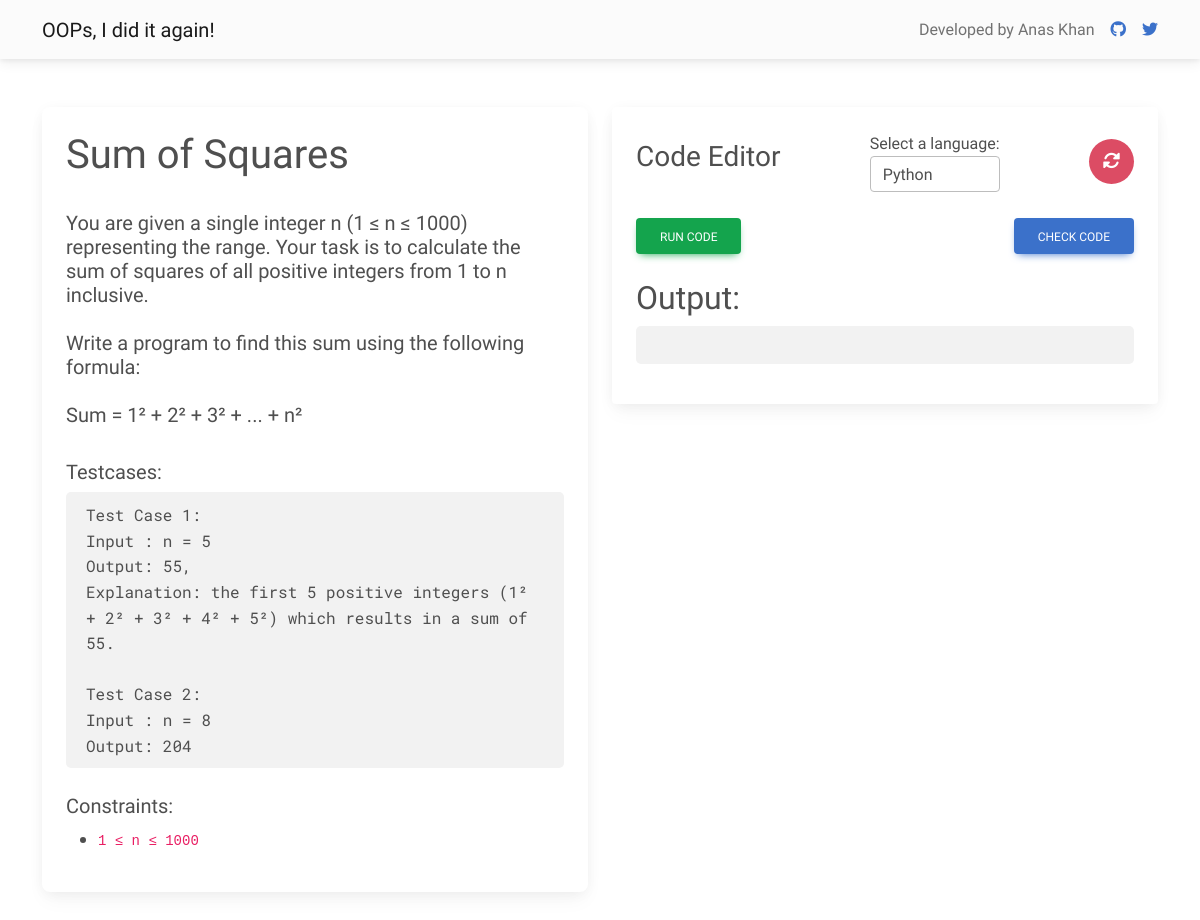
The app's page /problems/1 with its own data.
### tables this page shows
CREATE TABLE problems (
        problem_id INTEGER PRIMARY KEY,
        problem_name TEXT,
        problem_description TEXT,
        test_cases TEXT,
        constraints TEXT,
        boiler_code_python TEXT,
        boiler_code_cpp TEXT,
        testing_code TEXT,
        function_call_python TEXT,
        function_call_cpp TEXT
    );

### app.py (the view)
@app.route('/problems/<problem_id>')
def problem_view(problem_id):
    problem_info = db.execute("SELECT * from problems WHERE problem_id = ?", problem_id)[0]
    return render_template('questions.html', problem_info=problem_info)

### app.py (called while the page is built)
@app.before_request
def log_request_info():
    ip_address = request.remote_addr
    user_agent = request.headers.get('User-Agent')
    http_method = request.method
    url = request.url
    db.execute("INSERT INTO request_logs (ip_address, user_agent, http_method, url) VALUES (? ,? ,? , ?)",
    ip_address, user_agent, http_method, url)

### templates/questions.html (shortened to what this page needs)
<!DOCTYPE html>
<html lang="en">
    <head>
        <link href="https://cdnjs.cloudflare.com/ajax/libs/font-awesome/6.0.0/css/all.min.css" rel="stylesheet">
        <link href="https://cdnjs.cloudflare.com/ajax/libs/mdb-ui-kit/6.4.2/mdb.min.css" rel="stylesheet">
        <link rel="stylesheet" href="https://cdnjs.cloudflare.com/ajax/libs/codemirror/5.61.0/codemirror.css">
        <link rel="stylesheet" href="https://cdnjs.cloudflare.com/ajax/libs/codemirror/6.65.7/theme/eclipse.min.css">
    </head>
    <body style="font-family: 'Gabarito', sans-serif;">
        <nav class="navbar navbar-expand-lg navbar-light bg-light">
            <div class="container d-flex justify-content-between">
                <a class="navbar-brand" href="/">OOPs, I did it again!</a>
                <div class="d-flex justify-content-center align-items-center">
                    <p class="navbar-text m-0 me-3">Developed by Anas Khan</p>
                    <a href="https://github.com/anxkhn" target="_blank" class="me-3">
                        <i class="fab fa-github"></i>
                    </a>
                    <a href="https://twitter.com/anxkhn" target="_blank">
                        <i class="fab fa-twitter"></i>
                    </a>
                </div>
            </div>
        </nav>
        <div class="container my-5">
            <div class="row">
                <div class="col-md-6">
                    <div class="card left-section-card">
                        <div class="card-body">
                            <h1 style="font-family: 'Gabarito', sans-serif;">{{ problem_info.problem_name }}</h1>
                            <h5 style="font-family: 'Gabarito', sans-serif; white-space: pre-line;">
                            {{ problem_info.problem_description|safe }} </h5>
                            <br>
                            <h5 style="font-family: 'Gabarito', sans-serif;">Testcases:</h5>
                            <div class="test-cases-box" style="padding: 10px 20px;">
                                <ul style="font-family: 'Roboto Mono', monospace; white-space: pre-line; margin: 0; padding: 0;">{{problem_info.test_cases}}</ul>
                            </div>
                            <br>
                            <h5 style="font-family: 'Gabarito', sans-serif;">Constraints:</h5>
                            <ul style="font-family: 'Roboto Mono', monospace;">
                                <li>
                                    <code>{{problem_info.constraints}}</code>
                                </li>
                            </ul>
                        </div>
                    </div>
                </div>
                <div class="col-md-6">
                    <div class="card rounded">
                        <div class="card-body">
                            <form method="post" action="/check">
                                <div class="d-flex justify-content-between align-items-center">
                                    <h3 style="font-family: 'Gabarito', sans-serif; display: inline-block;">Code Editor</h3>
                                    <div class="form-group">
                                        <label for="languageSelect">Select a language:</label>
                                        <select class="form-control" id="languageSelect">
                                            <option value="python" selected>Python</option>
                                        </select>
                                    </div>
                                    <button type="button" id="reset-code-button" class="btn btn-danger btn-floating btn-lg" data-mdb-toggle="modal" data-mdb-target="#resetCodeModal" style="box-shadow: none;">
                                    </button>
                                </div>
                                <br>
                                <div class="d-flex justify-content-between align-items-center">
                                    <button type="submit" id="run-code-button" class="btn btn-success">Run Code</button>
                                    <button type="button" class="btn btn-primary" id="check-code-button">Check Code</button>
                                </div>
                            </form>
                            <h2 class="mt-4" style="font-family: 'Gabarito', sans-serif; display: inline-block; line-height: 40px;">Output:</h2>
                            <pre id="output" class="test-cases-box p-2 terminal-text code-mirror" style="white-space: pre-wrap;"><br></pre>
                        </div>
                    </div>
                </div>
            </div>
        </div>
    </body>
</html>

### templates/questions.html (style rules this page uses)
.left-section-card { height: 100%; }
.test-cases-box { background-color: #f2f2f2; padding: 5px; border-radius: 5px; }
.code-mirror { font-family: 'Roboto Mono', monospace; }

### records on screen
problems: problem_name "Sum of Squares", problem_description "You are given a single integer n (1 ≤ n ≤ 1000) representing the range. Your task is to calculate the sum of squares of all positive integers from 1 to n inclusive. Write a program to find this sum using the following formula: Sum = 1² + 2² + 3² + ... + n²", test_cases "Test Case 1: Input : n = 5 Output: 55, Explanation: the first 5 positive integers (1² + 2² + 3² + 4² + 5²) which results in a sum of 55. Test Case 2: Input : n = 8 Output: 204", constraints "1 ≤ n ≤ 1000"
